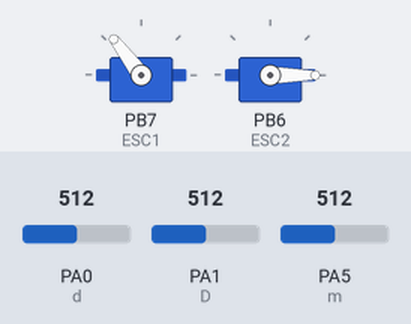
Bench run of a sketch on a simulated STM32 Blue Pill. Shown: 2 × servo. Inputs (shaded band) come from the test bench; at power-on: PA5 (m) = 512, PA0 (d) = 512, PA1 (D) = 512. What the sketch prints to the serial monitor is not drawn.

Above: at 1.2 s.
1.3 s: PA5 (m) set to 716
At 2.1 s:
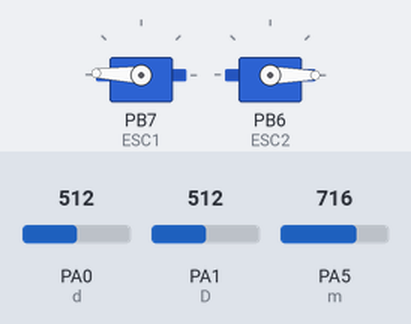
2.8 s: PA5 (m) set to 900
At 3.3 s:
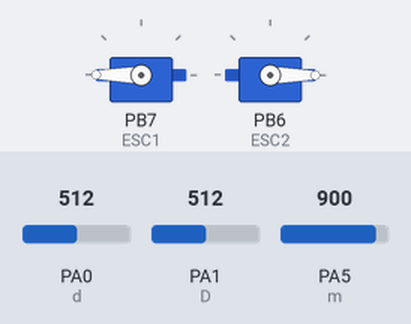
4.3 s: PA5 (m) set to 306
At 5.5 s:
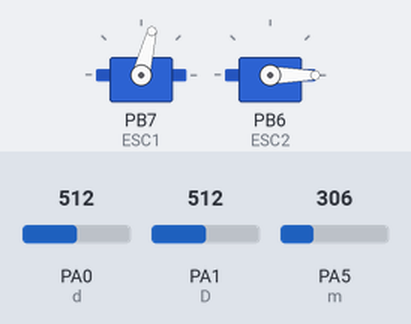
5.8 s: PA5 (m) set to 122
At 6.7 s:
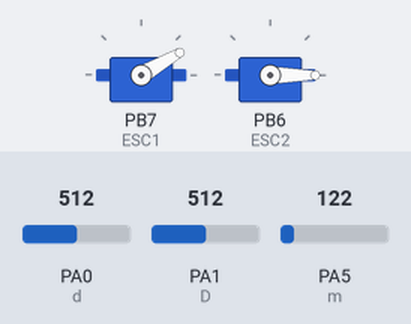
7.3 s: PA5 (m) set to 0
At 7.9 s:
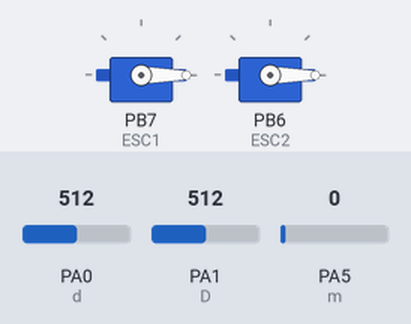
8.8 s: PA5 (m) set to 511
At 9.1 s:
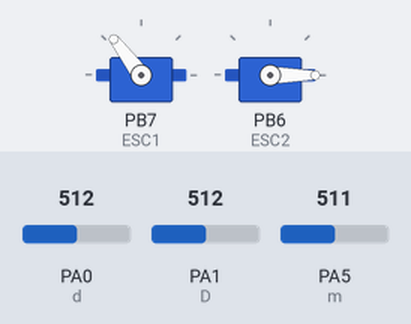
Timing chart, 0 to 11.3 s (numbered marks = the images above; inputs shaded):
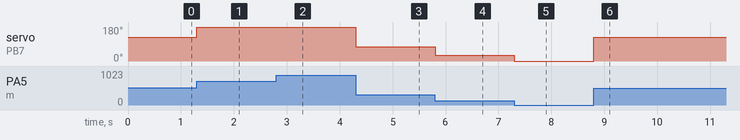

Measured:
- after the input at 1.3 s, servo on PB7 (ESC1): 127° → 178° at once
- after the input at 2.8 s, servo on PB7 (ESC1): 178° → 180° at once
- after the input at 4.3 s, servo on PB7 (ESC1): 180° → 76° at once
- after the input at 5.8 s, servo on PB7 (ESC1): 76° → 30° at once
- after the input at 7.3 s, servo on PB7 (ESC1): 30° → 0° at once
- after the input at 8.8 s, servo on PB7 (ESC1): 0° → 127° at once

The sketch:

haptics.ino
```cpp
/* 2bldc motor both interlinked. driver moves, driven moves with same speed same direction
 *  in bldc speed and torque are inversely proportional. P=TW
 *  pwm varies speed of bldc using esc. 0-100 duty cycle - 0 to max speed
 *  hall effect sensor is used to derive angular speed of bldc motor
*/

//angular velocity PID
#include <Servo.h>
Servo ESC1;
Servo ESC2;

#define m PA5
#define D PA1     //  input
#define d PA0     //should feel the force //will always follow D //output

double masterspeed();
double slavespeed();
double PID();

//PID constants
double kp = 1;
double ki = 0;
double kd = 0;

double error;
double lastError;
double setPoint, setpoint_pwm, current_pwm, current_omega, theta_d, theta_D;
double cumError, rateError, rateErrorR;

unsigned long currentTime, previousTime;
double elapsedTime;
int VAL = 700;
int last_theta_D = 0;
int countD = 0;
int countd = 0;
int last_theta_d = 0;

void setup()
{
  pinMode(m, INPUT);
  pinMode(D, INPUT_PULLUP);
  pinMode(d, INPUT_PULLUP);
  ESC1.attach(PB7,1000,2000);
  ESC2.attach(PB6,1000,2000);
  Serial.begin(115200);
}


void loop(){
// --------------main loop-----------------//

  currentTime = micros();
  Serial.print(currentTime);
  Serial.print(" ");
  Serial.print(previousTime);
  Serial.print(" ");
  elapsedTime = micros() - previousTime;
  elapsedTime = elapsedTime;
  Serial.print(elapsedTime);

  Serial.print(" start ");
  int potValue = analogRead(A5);
  potValue = map(potValue, 0, 1023, 0, 255);
  ESC1.write(potValue);

  theta_D = analogRead(D);
  int setpoint_pwm = masterspeed();
//  Serial.print(" setPointpwm ");
//  Serial.print(setpoint_pwm);

  theta_d = analogRead(d);
  int current_pwm = slavespeed();
//  Serial.print(" current_pwm ");
//  Serial.println(current_pwm);

  int pwm = PID();
  ESC2.write(pwm);

  previousTime = currentTime;
}

double masterspeed(){
  // -----------MASTER MOTOR---------//

  theta_D = theta_D + 1024*countD;
  int dtheta1 = theta_D - last_theta_D;
  int setpoint = dtheta1/elapsedTime;

  if (dtheta1 < -VAL){
    countD = countD + 1;
  }
  else if (dtheta1 > VAL)
  {
    countD = countD - 1;
  }
  Serial.print(" setpoint ");
  Serial.print(setpoint);
  setpoint_pwm = map(setpoint, 0, 170667, 0, 255);
  Serial.print(" setpoint_pwm ");
  Serial.print(setpoint_pwm);
  last_theta_D = theta_D;
  return setpoint_pwm;
}

double slavespeed(){
  // -----------SLAVE MOTOR---------//

  theta_d = theta_d + 1024*countd;
  int dtheta2 = theta_d - last_theta_d;
  int omega = dtheta2/elapsedTime;

  if (dtheta2 < -VAL){
    countd = countd + 1;
  }
  else if (dtheta2 > VAL)
  {
    countd = countd - 1;
  }
  Serial.print(" omega ");
  Serial.print(omega);
  current_pwm = map(omega, 0, 170667, 0, 255);
  Serial.print(" current_pwm ");
  Serial.println(current_pwm);
  last_theta_d = theta_d;
  return current_pwm;
}

double PID(){
  // -----------PID OF VELOCITY---------//
  error = setpoint_pwm - current_pwm;               // determine error
//  Serial.print(" error ");
//  Serial.println(error);
  cumError += error * elapsedTime;                // compute integral
  rateError = (error - lastError)/elapsedTime;    // compute derivative

  int pwm = kp*error + ki*cumError + kd*rateError;//PID output
  lastError = error;                              //remember current error
  return pwm;
}
```
